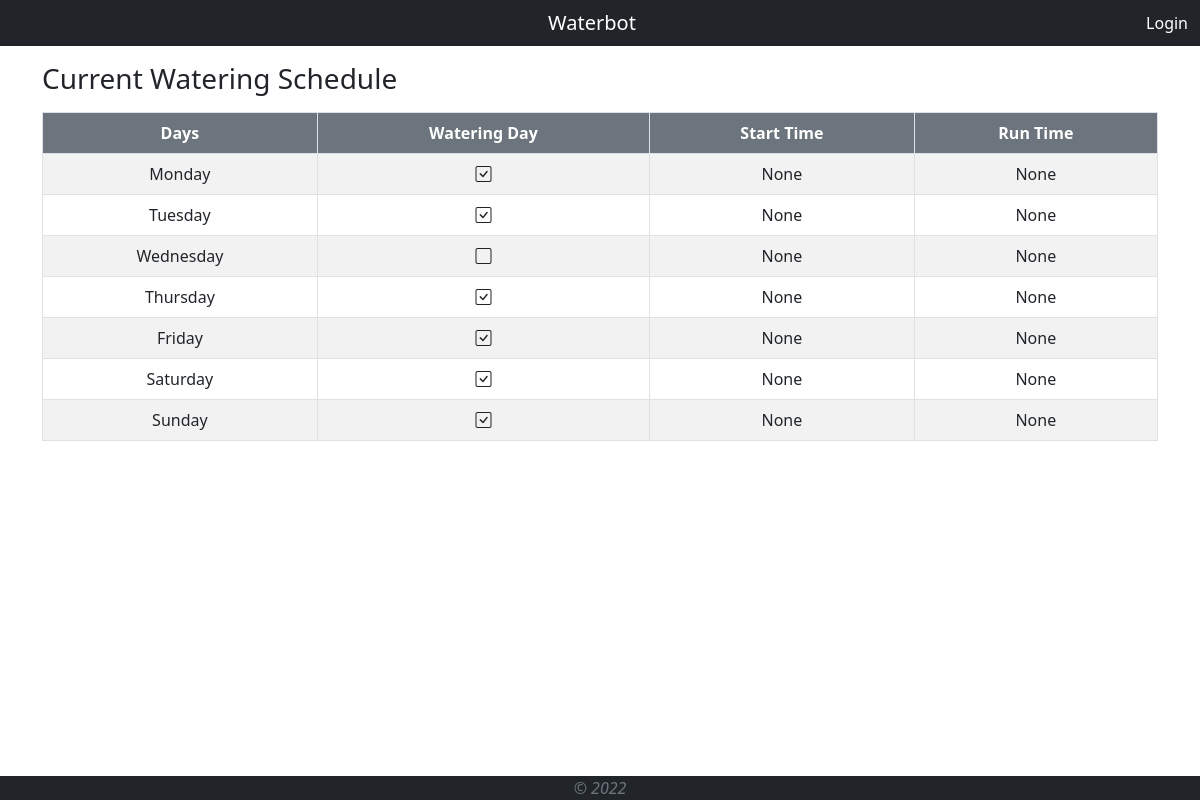
Before: / with the older database file.
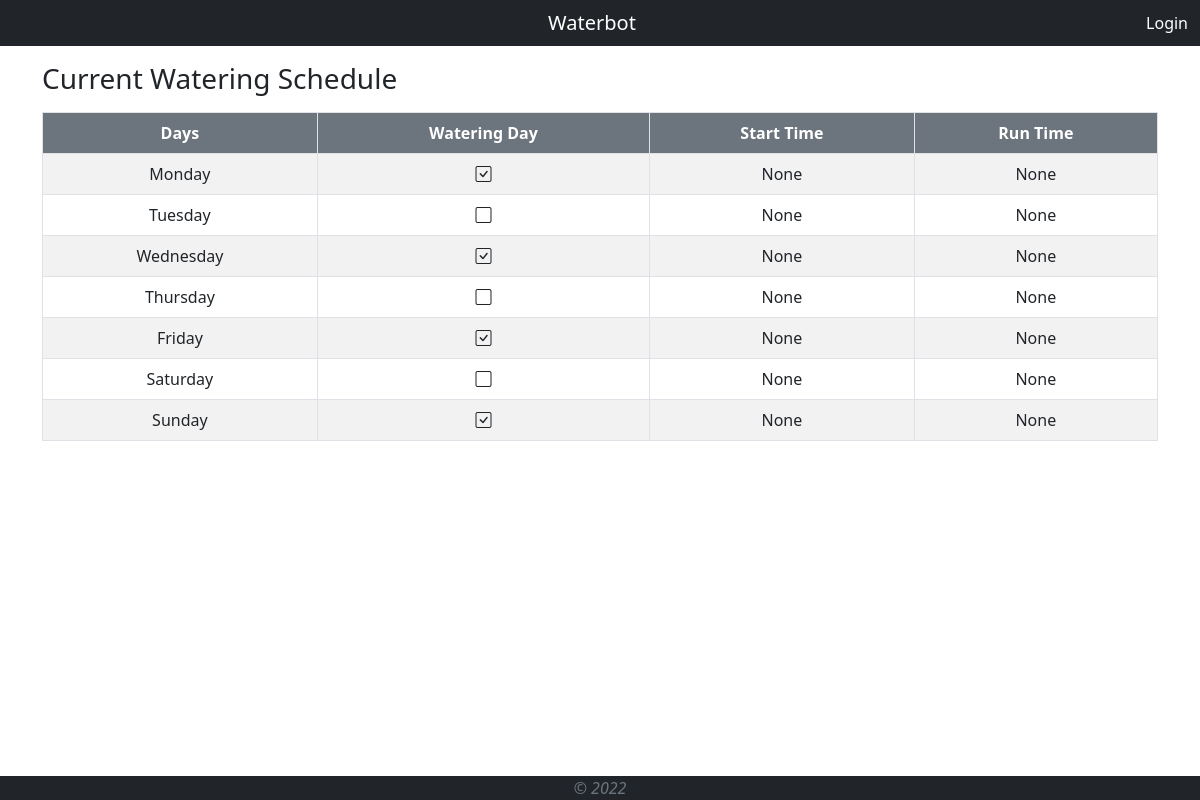
After: the same page with the newer database file.
### tables this page shows
CREATE TABLE schedule (id INTEGER PRIMARY KEY AUTOINCREMENT NOT NULL, day TEXT NOT NULL, active  TEXT NOT NULL, time DATETIME, runtime DATETIME);

### app.py (the view, shortened to what this page needs)
@app.route('/', methods=["GET", "POST"])
def index():
    conn = get_db_connection()
    schedule = conn.execute('SELECT * FROM schedule').fetchall()
    conn.close()
    return render_template('index.html', schedule = schedule)

### app.py (called while the page is built)
def get_db_connection():
    conn = sqlite3.connect('waterbot.db')
    conn.row_factory = sqlite3.Row
    return conn

### templates/index.html (shortened to what this page needs)
{% extends "template.html" %}
{% block content %}
<div class="container mt-3">
	<h3>Current Watering Schedule</h3>
	{% if session["user_id"] %}
	<form action="/" method="POST">
	<table class="table table-bordered table-striped table-hover text-center">
		<thead class="text-bg-secondary"><tr>
			<th>
				Days
			</th>
			<th>
				Watering Day
			</th>
			<th>
				Start Time
			</th>
			<th>
				Run Time
			</th>
		</tr></thead>
		{% for day in schedule %}
		<tr>
			<td>
				{{ day['day'] }}
			</td>
			<td>
				{% if day['active'] == 'YES' %}
				<input class="form-check-input" type="checkbox" name="{{day['day']}}" checked>
				{% else %}
				<input class="form-check-input" type="checkbox" name="{{day['day']}}">
				{% endif %}
			</td>
			<td>
				{{ day['time'] }}
			</td>
			<td>
				{{ day['time'] }}
			</td>
		</tr>
		{% endfor %}
		</table>
		<div class="text-end">
				<a class="btn btn-secondary" href="/">Cancel Changes</a>
				<button class="btn btn-success">Save Changes</button>
			</form>
		</div>
	{% else %}
	<table class="table table-bordered table-striped table-hover text-center">
		<thead class="text-bg-secondary"><tr>
			<th>
				Days
			</th>
			<th>
				Watering Day
			</th>
			<th>
				Start Time
			</th>
			<th>
				Run Time
			</th>
		</tr></thead>
		{% for day in schedule %}
		<tr>
			<td>
				{{ day['day'] }}
			</td>
			<td>
				{% if day['active'] == 'YES' %}
				<i class="bi bi-check-square"></i>
				{% else %}
				<i class="bi bi-square"></i>
				{% endif %}
			</td>
			<td>
				{{ day['time'] }}
			</td>
			<td>
				{{ day['time'] }}
			</td>
		</tr>
		{% endfor %}
	{% endif %}
	</table>
	</div>
</div>
{% endblock %}

### templates/template.html (shortened to what this page needs)
<!doctype html>
<html lang="en">
<head>
	<link href="https://cdn.jsdelivr.net/npm/bootstrap@5.2.3/dist/css/bootstrap.min.css" rel="stylesheet">
	<link rel="stylesheet" href="https://cdn.jsdelivr.net/npm/bootstrap-icons@1.10.2/font/bootstrap-icons.css">
</head>
<body>
	{% include 'navbar.html' %}
<div id="content">
	{% block content %}Hello World{% endblock %}
<div id=footer>
	{% include 'footer.html' %}
</body>
</html>

### templates/navbar.html (shortened to what this page needs)
<nav class="navbar text-bg-dark navbar-dark navbar-static-top">
<div class="container-fluid">
	<div class="col-4 text-center">
		<a class="navbar-brand" href="/">
		 Waterbot
		</a>
	</div>
	{% if session["user_id"] %}
	<div class="nav-item text-end col-4">
		<a class="nav-link" href="login">
			Logout
		</a>
	</div>
	{% else %}
	<div class="nav-item text-end col-4">
		<a class="nav-link" href="login">
			Login
		</a>
	</div>
	{% endif %}
</div>
</nav>

### templates/footer.html (shortened to what this page needs)
<footer class="fixed-bottom bg-dark text-muted text-center">
	<i>© 2022</i>
	</div>

Changed rows visible on the page:
changed schedule "Tuesday": active "YES" → "NO" (drawn)
changed schedule "Wednesday": active "NO" → "YES" (drawn)
changed schedule "Thursday": active "YES" → "NO" (drawn)
changed schedule "Saturday": active "YES" → "NO" (drawn)
